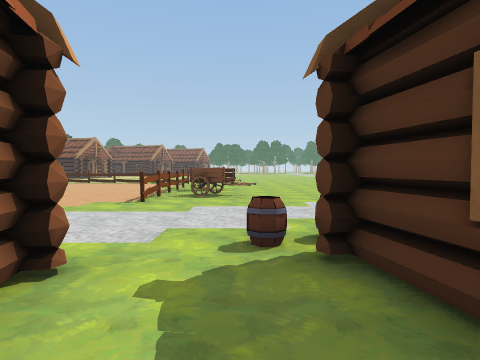
View 1 (above)

23 first-person views from a walk through a scene from a Unity 3-D project. The camera is 1.4 m above the floor, tilts 2° down and sees 75° across. The floor is counted in squares, 2 m on a side. Each view is taken from the middle of a square. On the plan, view 1 faces up. The plan holds only what a view shows up to about 10 squares ahead; the rest is blank. The place goes on beyond the plan. Some animated figures are not drawn. Some surface patterns are stand-ins.

View 2
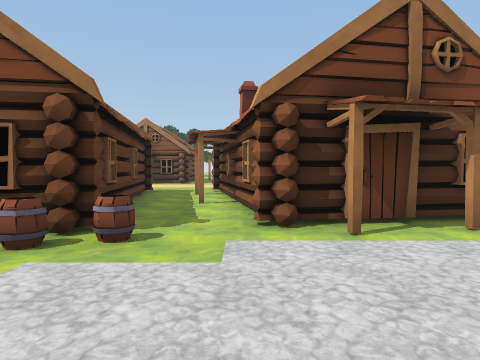

View 3
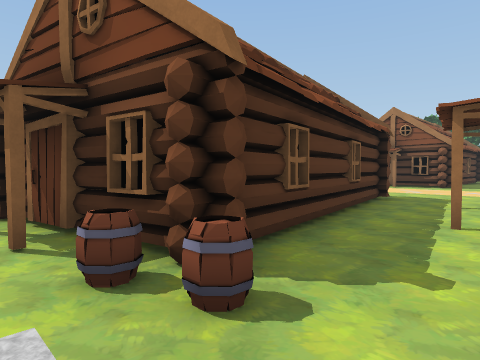

View 4
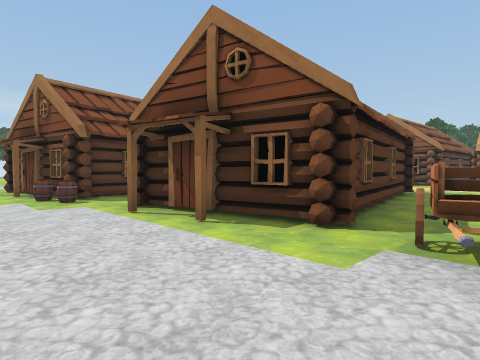

View 5
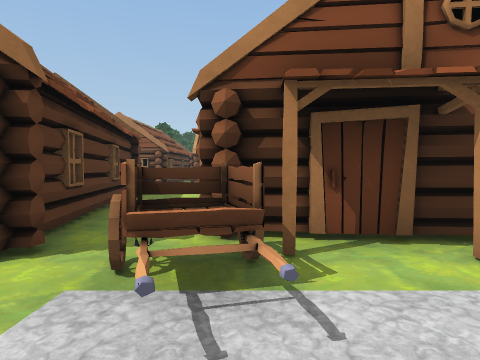

View 6
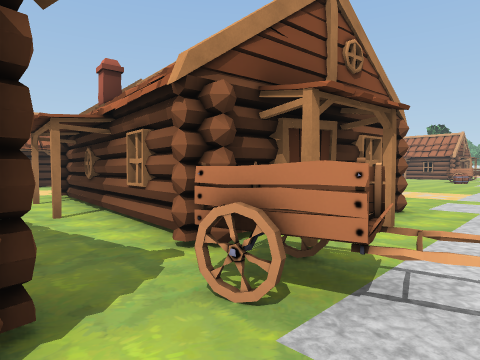

View 7
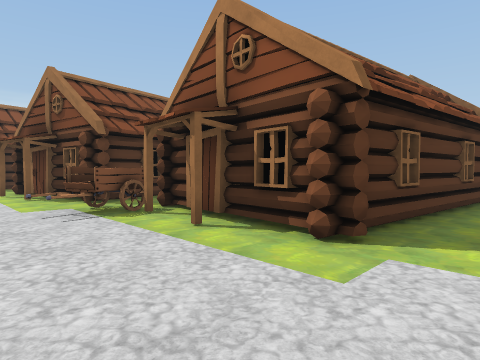

View 8
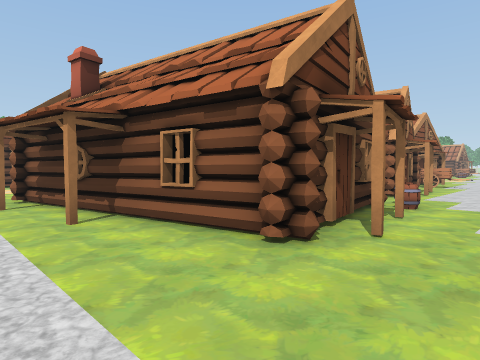

View 9
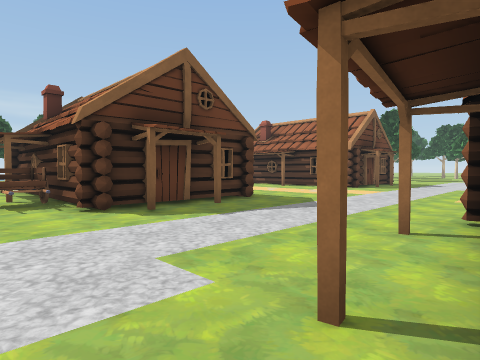

View 10
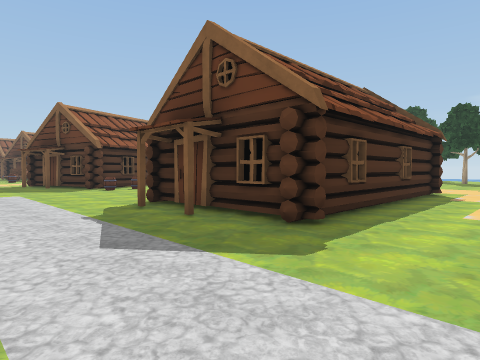

View 11
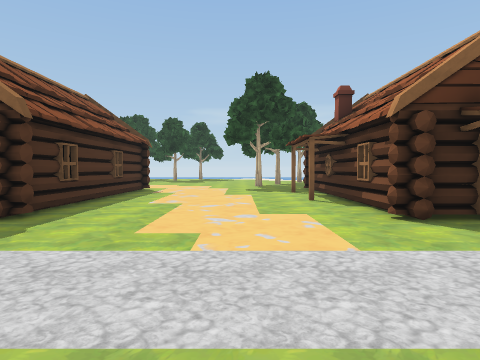

View 12
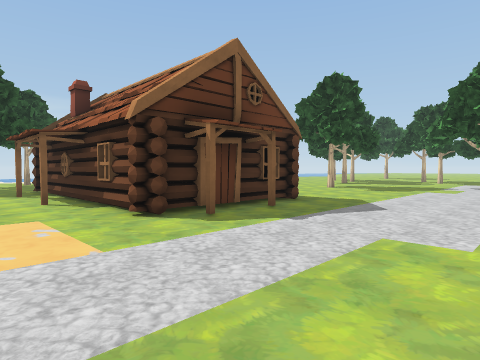

View 13
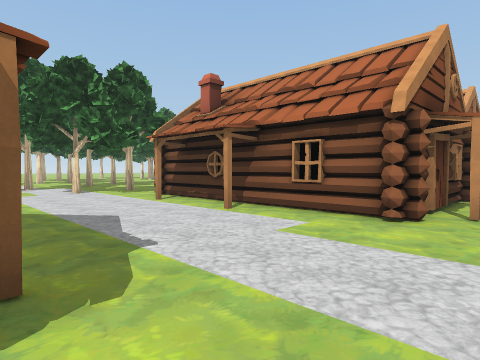

View 14
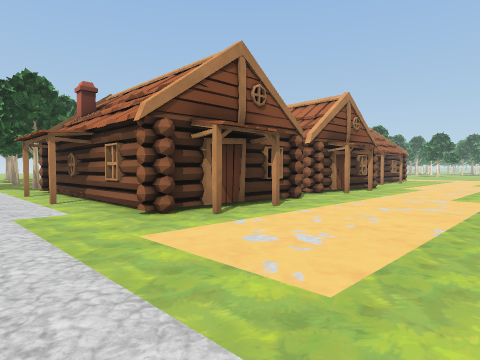

View 15
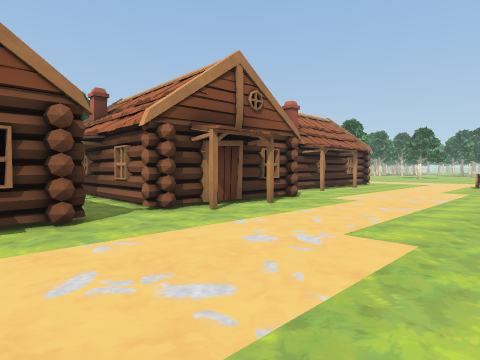

View 16
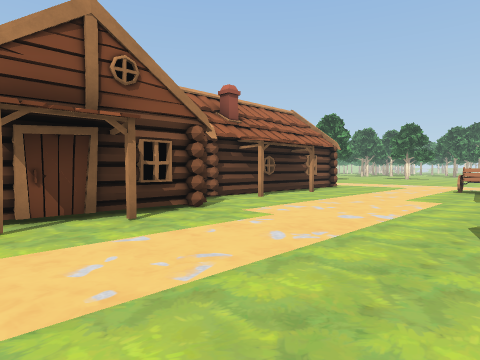

View 17
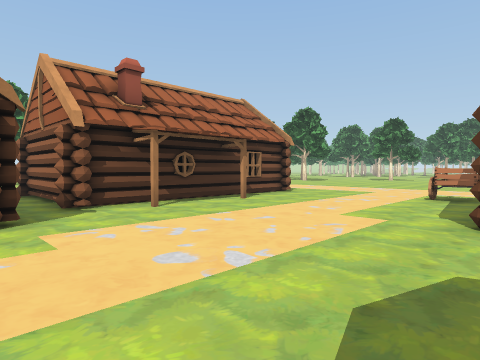

View 18
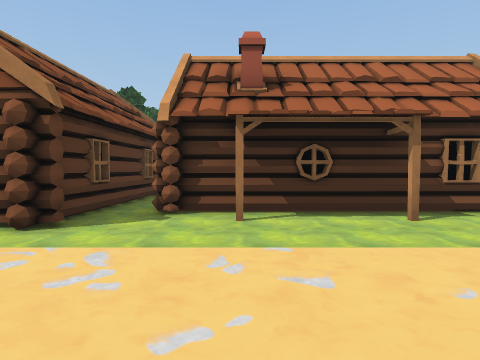

View 19
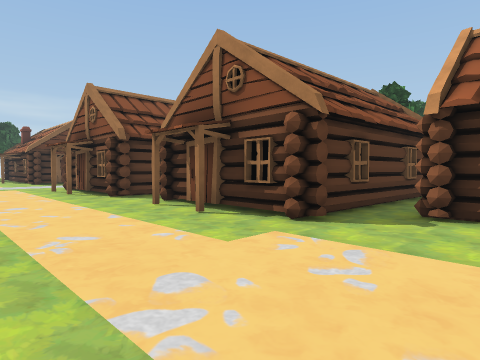

View 20
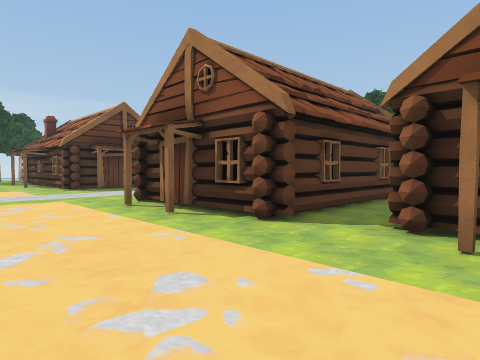

View 21
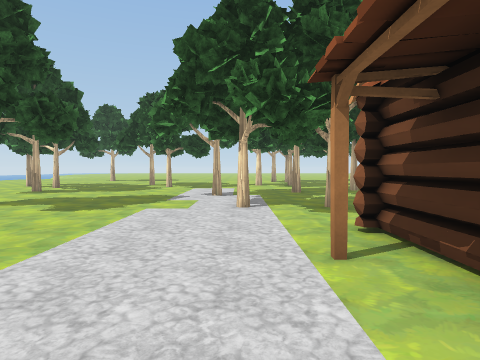

View 22
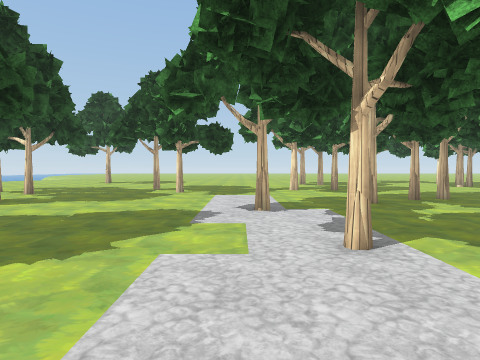

View 23
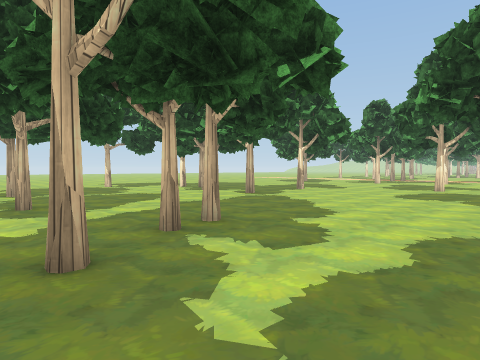

### Floor plan
Key: @ floor where view 1 was taken; . main floor; : floor 0.25 m higher than the main floor; O other object.
Columns run from 12 left of view 1 to 16 right of it. Each row starts with its distance up from view 1.
 10        ... O...
  9        ...OO...
  8         ..OOO..
  7         ..O....
  6         ......
  5      ......... ..  . ..
  4 .......................
  3 .....O......OO.OO.......
  2 .....OO..OO..OO O.......
  1 ..OOOO.OO: ..O   O.....OO...
  0 ..O  O.O   O@.O  O.....OOOOOO
 -1  .O  O..O  O..O  O.....O    O
 -2  .   O..O  O..O  OO...OO    O
 -3  O   O..O  O..OOOO.....OOOOOO
 -4  O  O...OOO O..   .....O....O
 -5  OOOO...O....................
 -6 .O...........................
 -7 OO...........................
 -8 .............................
 -9 ..............O........O.O..O
-10 .........OOOO.OOOO....OOOOOOO
-11  OOOOOOO.O  O.O  O.....O    O
-12  O     O.O  O.O  OO....O
-13  O     O.O  O.O  O....O
-14        O O  O O  O......
-15        O    O OOOO......
-16          OO   O  O......
-17                  .......
-18                  O.O....O
-19            O  ............
-20         ............O.....
-21        ..........O.........
-22        O.......OO........O.
-23         ...................
-24          .............O...O.
-25          O.O.....OO........O
-26            .......     O
-27            O......
-28              .....
-29               ..OO
-30                ..

Where each view was taken, in squares from view 1:
view 1: 0 up, 0 right, facing up
view 2: 6 up, 1 left, facing down
view 3: 4 up, 1 left, facing down-right
view 4: 5 up, 7 left, facing down-right
view 5: 4 up, 7 left, facing down
view 6: 3 up, 5 left, facing down-left
view 7: 4 up, 12 left, facing down-right
view 8: 5 up, 7 right, facing down-left
view 9: 2 up, 5 right, facing down-right
view 10: 6 down, 7 right, facing up-right
view 11: 7 down, 6 right, facing right
view 12: 7 down, 6 right, facing down-right
view 13: 8 down, 10 right, facing down-left
view 14: 5 down, 8 right, facing down-left
view 15: 5 down, 3 right, facing down-left
view 16: 5 down, 0 right, facing down-left
view 17: 5 down, 3 left, facing down-left
view 18: 6 down, 6 left, facing down
view 19: 6 down, 6 left, facing down-right
view 20: 6 down, 1 left, facing down-right
view 21: 12 down, 7 right, facing down
view 22: 15 down, 8 right, facing down
view 23: 19 down, 6 right, facing down-left
